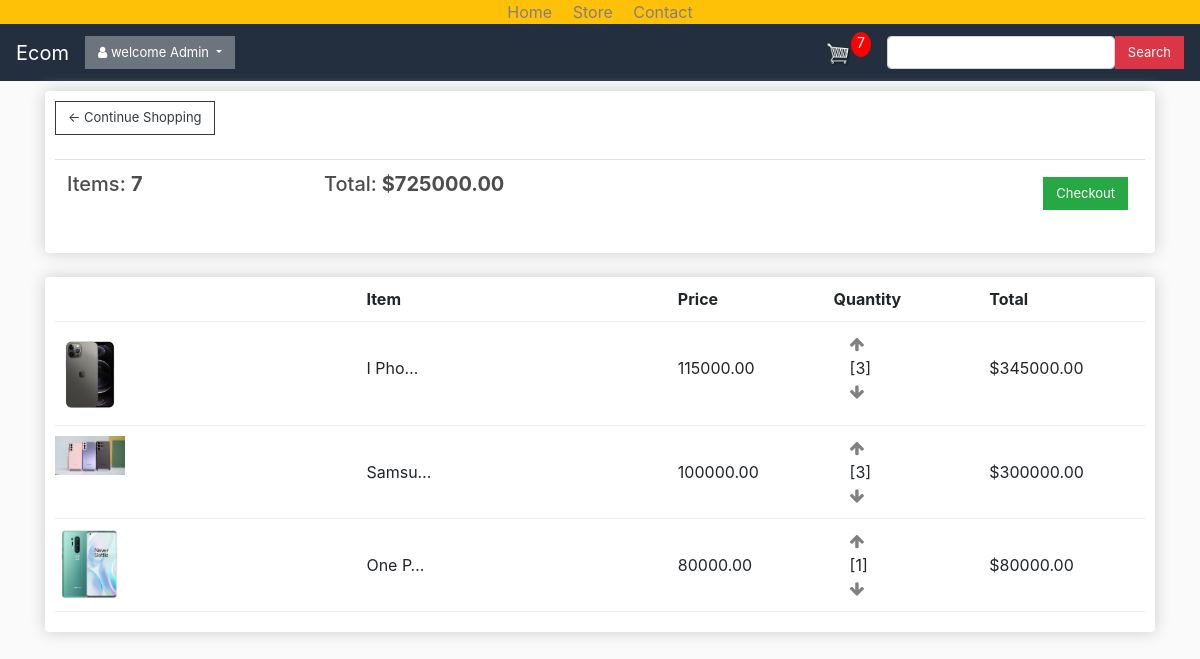
Page /user_cart/ (signed in) on the earlier database version.
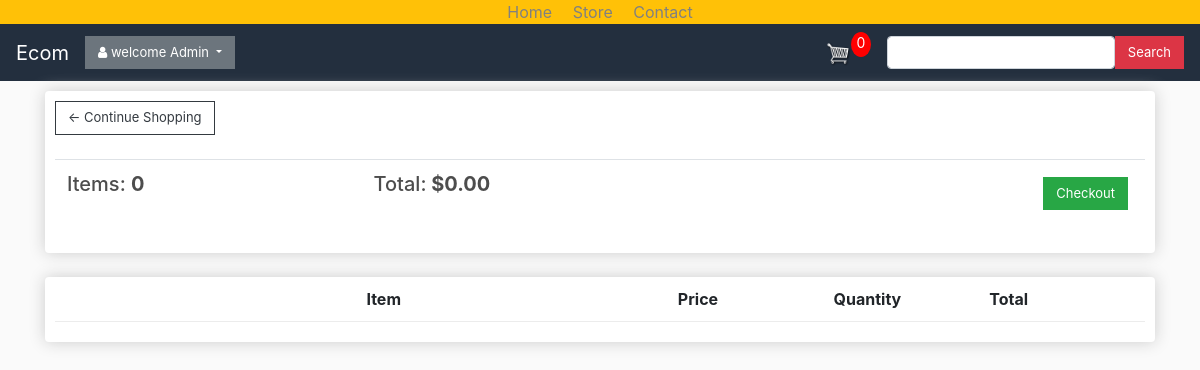
Same page on the later database version.
### user_panel/models.py (models this page shows, shortened)
class Order(models.Model):
    customer = models.ForeignKey(Customer, on_delete=models.SET_NULL, blank=True, null=True)
    date_orderd = models.DateTimeField(auto_now_add=True)
    complete = models.BooleanField(default=False, null=True, blank=False)
    transaction_id = models.CharField(max_length=200, null=True)
    @property
    def get_cart_total(self):
        orderitems = self.orderitem_set.all()
        total = sum([item.get_total for item in orderitems])
        return total
    @property
    def get_cart_items(self):
        orderitems = self.orderitem_set.all()
        total = sum([item.quantity for item in orderitems])
        return total

class OrderItem(models.Model):
    product = models.ForeignKey(Product, on_delete=models.SET_NULL, blank=True, null=True)
    order = models.ForeignKey(Order, on_delete=models.SET_NULL, blank=True, null=True)
    quantity = models.IntegerField(default=0, null=True, blank=True)
    date_added = models.DateTimeField(auto_now_add=True)
    @property
    def get_total(self):
        total = self.product.price * self.quantity
        return total

class Product(models.Model):
    name = models.CharField(max_length=200, null=True)
    price = models.FloatField()
    descriptions = models.CharField(max_length=500, null=True)
    digital = models.BooleanField(default=False, null=True, blank=False)
    image1 = models.ImageField(null=True, blank=True)
    image2 = models.ImageField(null=True, blank=True)
    image3 = models.ImageField(null=True, blank=True)
    date_added = models.DateTimeField(auto_now_add=True)
    def imageURL1(self):
        try:
            url = self.image1.url
        except:
            url = ''
        return url

### user_panel/views.py (the view)
# urls.py: path('user_cart/', views.cart, name="user_cart"),
def cart(request):
    data = cartData(request)
    cartItems = data['cartItems']
    order = data['order']
    items = data['items']
    context = {
        'items': items,
        'order': order,
        'cartItems': cartItems
    }
    return render(request, 'user_panel/cart.html', context)

### user_panel/utils.py (called while the page is built)
def cartData(request):
    if request.user.is_authenticated:
        customer = request.user.customer
        order, created = Order.objects.get_or_create(
            customer=customer, complete=False)
        items = order.orderitem_set.all()
        cartItems = order.get_cart_items
    else:
        cookieData = cookieCart(request)
        cartItems = cookieData['cartItems']
        order = cookieData['order']
        items = cookieData['items']
    return {'cartItems': cartItems, 'order': order, 'items': items}

### templates/user_panel/cart.html
{% extends 'user_panel/base.html' %} {% load static %} {% block content %}
<div class="row">
  <div class="col-lg-12">
    <div class="box-element">
      <a class="btn btn-outline-dark" href="{% url 'user_store' %}"
        >&#x2190; Continue Shopping</a
      >
      <br />
      <br />
      <table class="table">
        <tr>
          <th>
            <h5>Items: <strong>{{order.get_cart_items}}</strong></h5>
          </th>
          <th>
            <h5>
              Total:<strong> ${{order.get_cart_total|floatformat:2}}</strong>
            </h5>
          </th>
          <th>
            <a
              style="float: right; margin: 5px"
              class="btn btn-success"
              href="{% url 'user_checkout' %}"
              >Checkout</a
            >
          </th>
        </tr>
      </table>
    </div>
    <br />
    <div class="box-element">
      <div class="cart-row">
        <div style="flex: 2"></div>
        <div style="flex: 2"><strong>Item</strong></div>
        <div style="flex: 1"><strong>Price</strong></div>
        <div style="flex: 1"><strong>Quantity</strong></div>
        <div style="flex: 1"><strong>Total</strong></div>
      </div>
      {% for item in items %}
      <div class="cart-row">
        <div style="flex: 2">
          <img class="row-image" src="{{item.product.imageURL1}}" />
        </div>
        <div style="flex: 2" class="mt-4 mr-0"><p>{{item.product.name |truncatechars:6}}</p></div>
        <div style="flex: 1" class="mt-4"><p>{{item.product.price|floatformat:2}}</p></div>
        <div style="flex: 1">
          <div class="align-self-start">
          <a href="#" data-product={{item.product.id}} data-action="add" class="update-cart">
            <i class="fa fa-arrow-up ml-3" aria-hidden="true"></i>
            </a>
          </div>
          <div class="align-self-end ml-3">[{{item.quantity}}]</div>
          <div class="align-self-center">
          <a href="#" data-product={{item.product.id}} data-action="remove" class="update-cart">
            <i class="fa fa-arrow-down ml-3" aria-hidden="true"></i>
            </a>
          </div>
        </div>
        <div style="flex: 1" class="mt-4"><p>${{item.get_total|floatformat:2}}</p></div>
      </div>
      {% endfor %}
    </div>
  </div>
</div>
{% endblock content %}

### templates/user_panel/base.html (shortened to what this page needs)
{% load static %}
<!DOCTYPE html>
<html lang="en">
  <head>
    <link
      rel="stylesheet"
      href="https://maxcdn.bootstrapcdn.com/bootstrap/4.5.2/css/bootstrap.min.css"
    />
    <link
      rel="stylesheet"
      href="https://cdnjs.cloudflare.com/ajax/libs/font-awesome/4.7.0/css/font-awesome.min.css"
    />
    <link rel="stylesheet" href="{% static 'user/css/style.css' %}" />
  </head>
  <body>
<div class="row bg-warning">
<div class="col-4">
</div>
<div class="col-4 text-center">
<a href="{% url 'user_home' %}" class="ml-2 mr-2 colr">Home</a>
<a href="{% url 'user_store' %}" class="ml-2 mr-2 colr">Store</a>
<a href="{% url 'user_store' %}" class="ml-2 mr-2 colr">Contact</a>
</div>
<div class="col-4">
</div>
</div>
    <nav class="navbar navbar-expand-lg navbar-dark bg-dark  ">
      <a class="navbar-brand" href="{% url 'user_home' %}">Ecom</a>
      <div class="collapse navbar-collapse" id="navbarSupportedContent">
        <ul class="navbar-nav mr-auto">
              <div class="d-flex flex-row">
  <div class="">
   {% if user.is_authenticated %}
            <div class="dropdown">
  <button class="btn btn-secondary dropdown-toggle btns" type="button" id="dropdownMenuButton" data-toggle="dropdown" aria-haspopup="true" aria-expanded="false">
    <i class="fa fa-user" aria-hidden="true"></i> welcome
            {{request.user.username}}
  </button>
</div>
      {% else %}
      <a class="btn btn-secondary btns">Login</a>
      {% endif %}
  </div>
</div>
        </ul>
        <div class="form-inline my-2 my-lg-0">
          <a href="{% url 'user_cart' %}">
            <img id="cart-icon" src="{% static 'images/cart.png' %}" />
          </a>
          <p id="cart-total">{{cartItems}}</p>
        </div>
        <div class="form-inline my-2 my-lg-0 text-center">
         <div class="d-flex flex-row">
  <div class="ml-3">
  <form  method="get" action="{% url 'user_search' %}">
  <input type="search" class="form-control" name="search"/> </div>
  <div class=""> <button class="btn btn-danger" type="submit">Search</button></div>
</div>
        </div>
      </div>
    </nav>
    <div class="container">{% block content %} {% endblock content %}</div>
  </body>
</html>

Differences in the rows shown:
no longer on this page (row edited): Order: get_cart_items "7", get_cart_total "725000.00"
removed OrderItem: product.imageURL1 (picture), product.name "I Pho…", product.price "115000.00", quantity "3", get_total "345000.00"
removed OrderItem: product.imageURL1 (picture), product.name "Samsu…", product.price "100000.00", quantity "3", get_total "300000.00"
removed OrderItem: product.imageURL1 (picture), product.name "One P…", product.price "80000.00", quantity "1", get_total "80000.00"
added Order: get_cart_items "0", get_cart_total "0.00"
Other differences:
{{ cartItems }}: "7" → "0"
